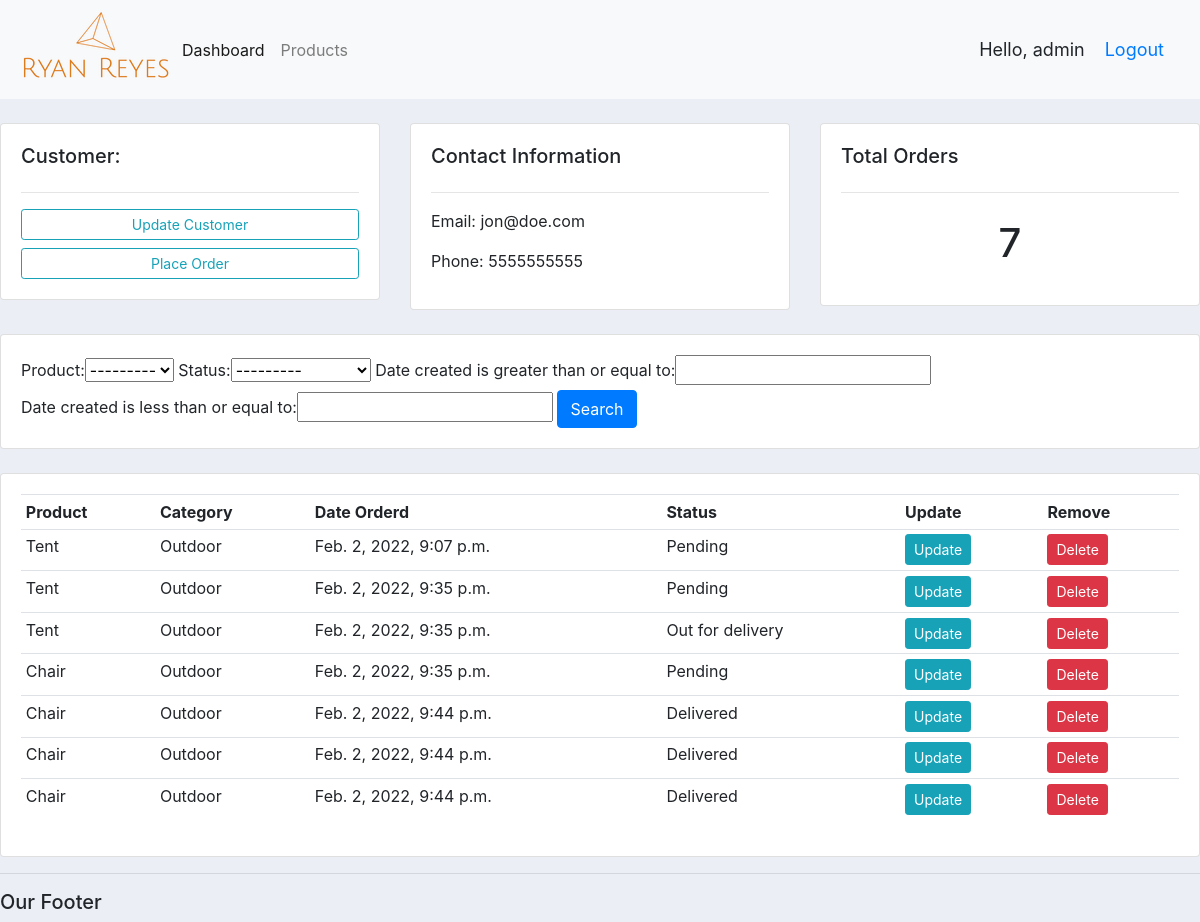
The app's page /customer/1/ (signed in) with its own data.
### accounts/models.py (models this page shows, shortened)
class Customer(models.Model):
    name = models.CharField(max_length=200, null=True)
    phone = models.CharField(max_length=200, null=True)
    email = models.CharField(max_length=20, null=True)
    date_created = models.DateTimeField(auto_now_add=True, null=True)

class Order(models.Model):
    STATUS = (
        ('Pending', 'Pending'),
        ('Out for delivery', 'Out for delivery'),
        ('Delivered', 'Delivered')
    )
    customer = models.ForeignKey(
        Customer, null=True, on_delete=models.SET_NULL)
    product = models.ForeignKey(Product, null=True, on_delete=models.SET_NULL)
    date_created = models.DateTimeField(auto_now_add=True, null=True)
    status = models.CharField(max_length=200, null=True, choices=STATUS)

class Product(models.Model):
    CATEGORY = (
        ('Indoor', 'Indoor'),
        ('Outdoor', 'Outdoor')
    )
    name = models.CharField(max_length=200, null=True)
    price = models.FloatField(null=True)
    category = models.CharField(max_length=200, null=True, choices=CATEGORY)
    description = models.CharField(max_length=200, null=True)
    date_created = models.DateTimeField(auto_now_add=True, null=True)
    tag = models.ManyToManyField(Tag)
    def __str__(self):
        return self.name

### accounts/decorators.py (the view)
        def wrapper_func(request, *args, **kwargs):
            group = None
            if request.user.groups.exists():
                group = request.user.groups.all()[0].name
            if group in allowed_roles:
                return view_func(request, *args, **kwargs)
            else:
                return HttpResponse('You are not authorized to view this page')

### accounts/views.py (called while the page is built)
@login_required(login_url='login')
@allowed_users(allowed_roles=['admin'])
def customer(request, pk):
    customer = Customer.objects.get(id=pk)
    orders = customer.order_set.all()
    order_count = orders.count()
    myFilter = OrderFilter(request.GET, queryset=orders)
    orders = myFilter.qs
    context = {'customer': customer, 'orders': orders,
               'order_count': order_count, 'myFilter': myFilter}
    return render(request, 'accounts/customer.html', context)

### accounts/templates/accounts/customer.html
{% extends 'accounts/main.html' %}
{% block content %}
<br>
<div class="row">
    <div class="col-md">
        <div class="card card-body">
            <h5>Customer:</h5>
            <hr>
            <a class="btn btn-outline-info  btn-sm btn-block" href="">Update Customer</a>
            <a class="btn btn-outline-info  btn-sm btn-block" href="{% url 'create_order' customer.id %}">Place
                Order</a>
        </div>
    </div>
    <div class="col-md">
        <div class="card card-body">
            <h5>Contact Information</h5>
            <hr>
            <p>Email: {{customer.email}} </p>
            <p>Phone: {{customer.phone}}</p>
        </div>
    </div>
    <div class="col-md">
        <div class="card card-body">
            <h5>Total Orders</h5>
            <hr>
            <h1 style="text-align: center;padding: 10px">{{order_count}}</h1>
        </div>
    </div>
</div>
<br>
<div class="row">
    <div class="col">
        <div class="card card-body">
            <form method="get">
                {{myFilter.form}}
                <button class="btn btn-primary" type="submit">Search</button>
            </form>
        </div>
    </div>
</div>
<br>
<div class="row">
    <div class="col-md">
        <div class="card card-body">
            <table class="table table-sm">
                <tr>
                    <th>Product</th>
                    <th>Category</th>
                    <th>Date Orderd</th>
                    <th>Status</th>
                    <th>Update</th>
                    <th>Remove</th>
                </tr>
                {% for i in orders %}
                <tr>
                    <td>{{i.product}}</td>
                    <td>{{i.product.category}}</td>
                    <td>{{i.date_created}}</td>
                    <td>{{i.status}}</td>
                    <td><a class="btn btn-sm btn-info" href="{% url 'update_order' i.id %}">Update</a></td>
                    <td><a class="btn btn-sm btn-danger" href="{% url 'delete_order' i.id %}">Delete</a></td>
                </tr>
                {% endfor %}
            </table>
        </div>
    </div>
</div>
{% endblock %}

### accounts/templates/accounts/navbar.html (shortened to what this page needs)
{% load static %}
<nav class="navbar navbar-expand-lg navbar-light bg-light">
    <a href="{% url 'home' %}"><img src="{% static '/images/logo.png' %}"></a>
    <div class="collapse navbar-collapse" id="navbarNav">
        <ul class="navbar-nav">
            {% if request.user.is_staff %}
            <li class="nav-item active">
                <a class="nav-link" href="{% url 'home' %}"> Dashboard </a>
            </li>
            <li class="nav-item">
                <a class="nav-link" href="{% url 'products' %}"> Products</a>
            </li>
            {% endif %}
        </ul>
    </div>
    <span class="hello-msg">Hello, {{ request.user }}</span>
    <span class="hello-msg"><a href="{% url 'logout' %}">Logout</a></span>
</nav>

### static/css/main.css (style rules this page uses)
body { background-color: #ebeff5; }

### accounts/templates/accounts/navbar.html (style rules this page uses)
.hello-msg { font-size: 18px; margin-right: 20px; }

### records on screen
Customer: email "jon@doe.com", phone "5555555555"
Order: product "Tent", product.category "Outdoor", date_created "Feb. 2, 2022, 9:07 p.m.", status "Pending"
Order: product "Tent", product.category "Outdoor", date_created "Feb. 2, 2022, 9:35 p.m.", status "Pending"
Order: product "Tent", product.category "Outdoor", date_created "Feb. 2, 2022, 9:35 p.m.", status "Out for delivery"
Order: product "Chair", product.category "Outdoor", date_created "Feb. 2, 2022, 9:35 p.m.", status "Pending"
Order: product "Chair", product.category "Outdoor", date_created "Feb. 2, 2022, 9:44 p.m.", status "Delivered"
Order: product "Chair", product.category "Outdoor", date_created "Feb. 2, 2022, 9:44 p.m.", status "Delivered"
Order: product "Chair", product.category "Outdoor", date_created "Feb. 2, 2022, 9:44 p.m.", status "Delivered"

### other values on screen
{{ request.user }} "admin"
{{ order_count }} "7"
